Frame 1 (no input): blank canvas, image omitted
Frame 60 (no input): blank canvas, image omitted
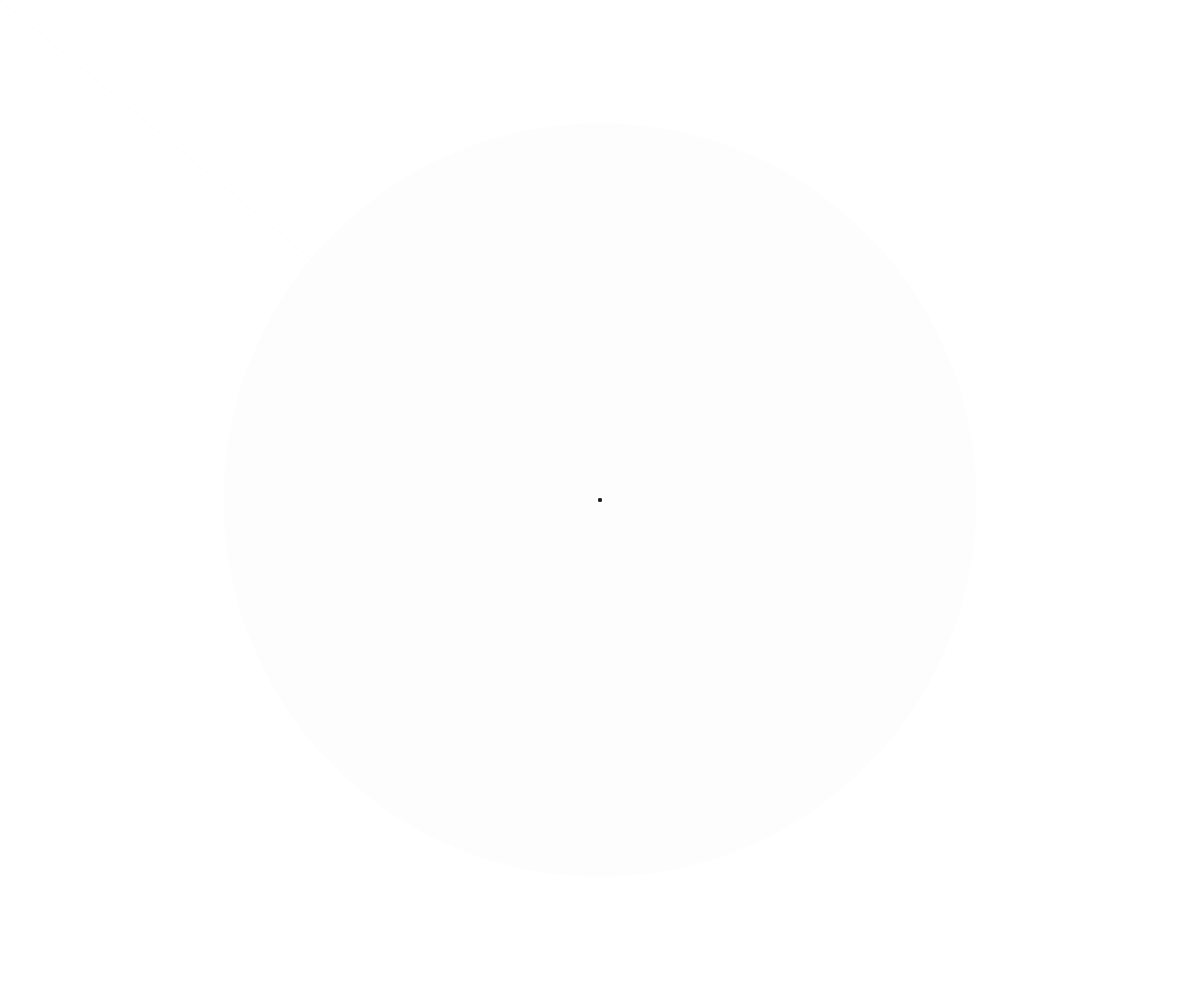
Frame 120 (the mouse pressed at the canvas centre since frame 60)

The p5.js sketch whose frames 1 and 60 were blank and that drew this single picture after the mouse press (run headless with seeded random() and noise() and a simulated clock; from frame 60 on, the mouse is pressed at the canvas centre):

// p5.js sketch
// ── sketch.js

/*
PREVIOUS MOUSE POSITION
Jeff Thompson | 2017/20 | jeffreythompson.org

Not only does p5.js keep track of our current mouse
position, it also records the previous mouse coordinates
too! This is useful if, like this example, we want to
draw lines using the mouse.

Bonus: we've also added a semi-transparent background,
which leaves ghosted versions of the previous frames
visible! This creates an effect similar to video feedback:
https://en.wikipedia.org/wiki/Video_feedback

*/


function setup() {
  createCanvas(windowWidth, windowHeight);
  noCursor();
}


function draw() {
  // alpha in the background!
  // try changing this value and see how the result changes
  background(255, 30);

  // like mouseX/Y, we can get the previous mouse
  // position using pmouseX/Y
  stroke(0);
  line(mouseX,mouseY, pmouseX,pmouseY); 

  // we can also calculate the speed our cursor is
  // moving by figuring out the distance traveled
  // by the mouse – we can then use map() to change
  // the diameter of our cursor!
  let speed = dist(mouseX,mouseY, pmouseX,pmouseY);
  let dia = map(speed, 0,100, 4,100);
  fill(0, 100);
  noStroke();
  circle(mouseX,mouseY, dia); 
}
